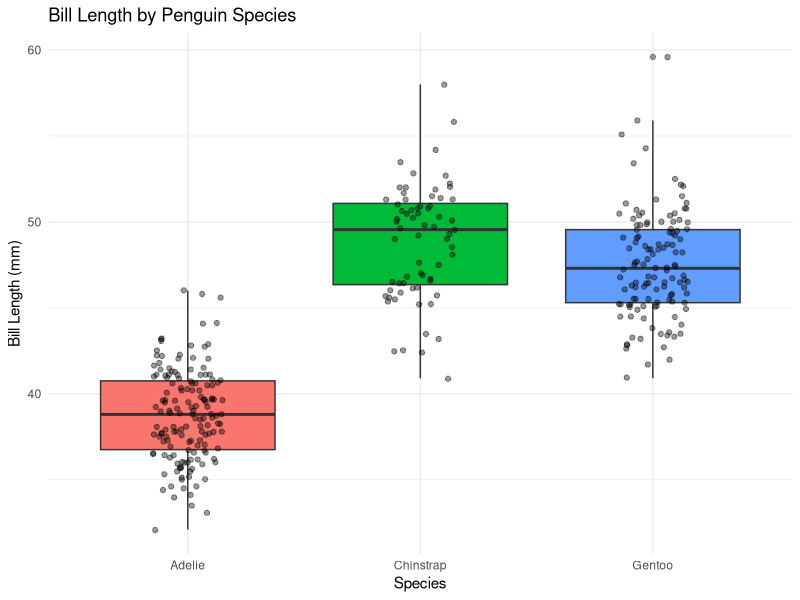

The R script that drew this image:
## ---- chunk 1
library(tidyverse)
library(palmerpenguins)

bill_summary <- penguins |>
  filter(!is.na(bill_length_mm)) |>          # drop missing values
  group_by(species) |>
  summarise(
    n = n(),
    avg_bill_length_mm = round(mean(bill_length_mm), 1),
    sd_bill_length_mm  = round(sd(bill_length_mm), 1),
    .groups = "drop"
  )

print(bill_summary)

ggplot(penguins, aes(x = species, y = bill_length_mm, fill = species)) +
  geom_boxplot(outlier.alpha = 0.5) +
  geom_jitter(width = 0.15, alpha = 0.4, size = 1.5) +   # optional points
  labs(
    title = "Bill Length by Penguin Species",
    x = "Species",
    y = "Bill Length (mm)",
    fill = "Species"
  ) +
  theme_minimal() +
  theme(legend.position = "none")
